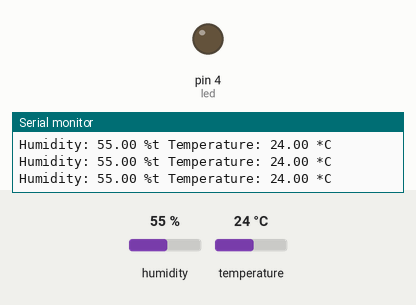
This sketch was run on a simulated Arduino Uno, built with avr-gcc and run on an emulated ATmega328P. Shown: output pins drawn as LEDs (lit = HIGH), the last lines printed to the serial monitor. The test bench sets the inputs (shaded band); at power-on: temperature 24 °C, humidity 55 %.

Above: at 2.8 s.
2.9 s: temperature set to 29 °C
5.6 s: temperature set to 32 °C
At 7.5 s:
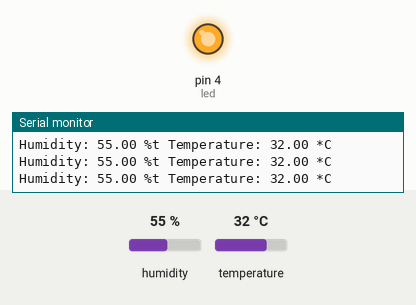
Timing chart, 0 to 9.0 s (numbered marks = the images above; inputs shaded):
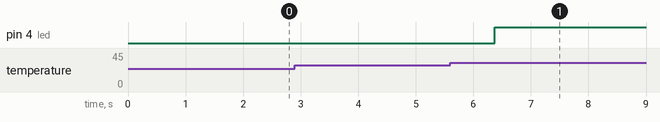

Measured:
- the behaviour switches between 30 and 31 °C on temperature (found by bisection; images 0 and 1)
- after the input at 5.6 s, pin 4 (led): LOW → HIGH after 0.77 s

The sketch:

DHT_LED.ino
```cpp
// library DHT
#include "DHT.h"

// input pin 2 ke arduino untuk kaki data DHT
#define DHTPIN 2  // definisikan pin yang digunakan utk sensor DHT11

// pin 4  sebagai output
int led = 4;

#define DHTTYPE DHT11
//#define DHTTYPE DHT22 // DHT 22 (AM2302)
//#define DHTTYPE DHT21 // DHT 21 (AM2301)

// wajib
DHT dht(DHTPIN, DHTTYPE);

void setup() {
  // input serial monitor baudrate
  Serial.begin(9600);
  // output ke serial monitor
  Serial.println("DHTxx test!");

  // deklarasi pin LED (4) sebagai output
  pinMode(led, OUTPUT);

  // dht running program
  dht.begin();
}

void loop() {
  // Baca humidity dan temperature
  float h = dht.readHumidity();
  float t = dht.readTemperature();

  // Cek hasil pembacaan, dan tampilkan bila ok
  if (isnan(t) || isnan(h)) {
    Serial.println("Failed to read from DHT");
  } else {
    Serial.print("Humidity: ");  //kelembaban
    Serial.print(h);
    Serial.print(" %t");
    Serial.print(" Temperature: ");
    Serial.print(t);
    Serial.println(" *C");
    delay(250);

    // menyalakan lampu jika suhu lebih dari 31
    if (t >= 31) {
      // lampu dari output digital menyala
      digitalWrite(led, HIGH);
    }
  }
}
```
